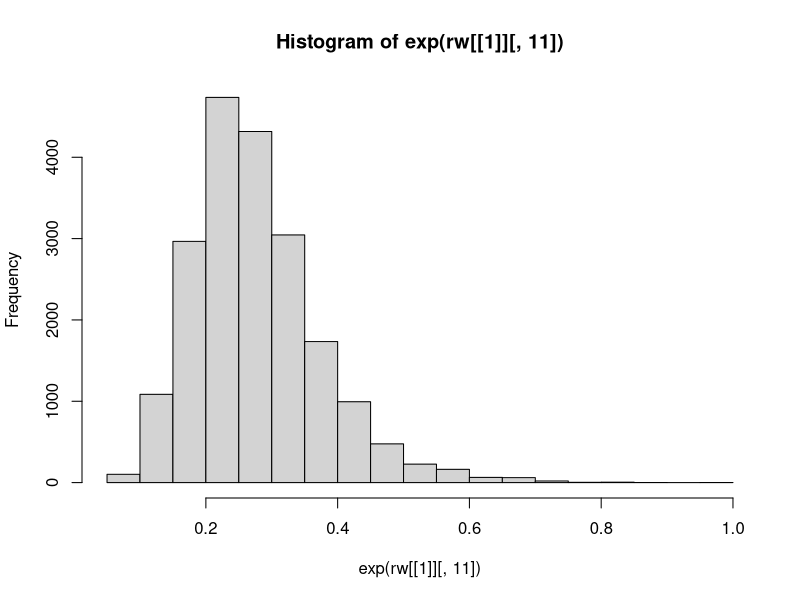
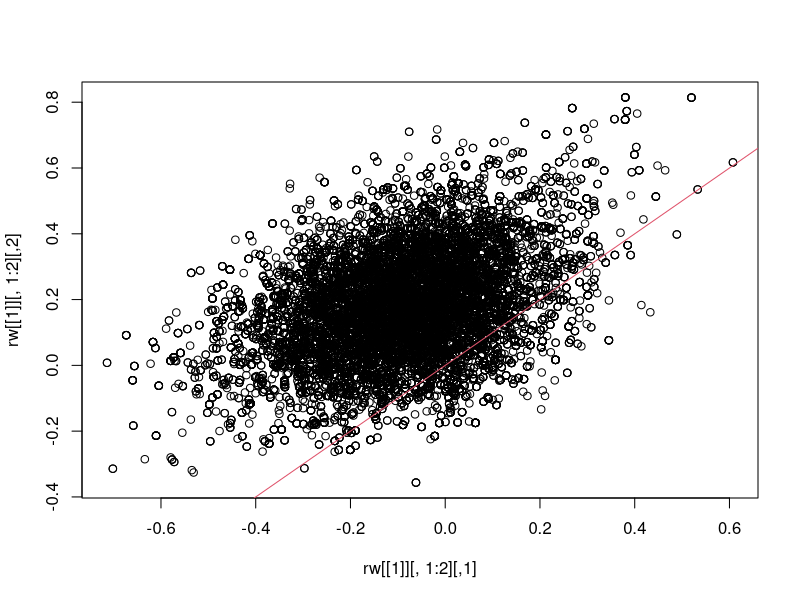
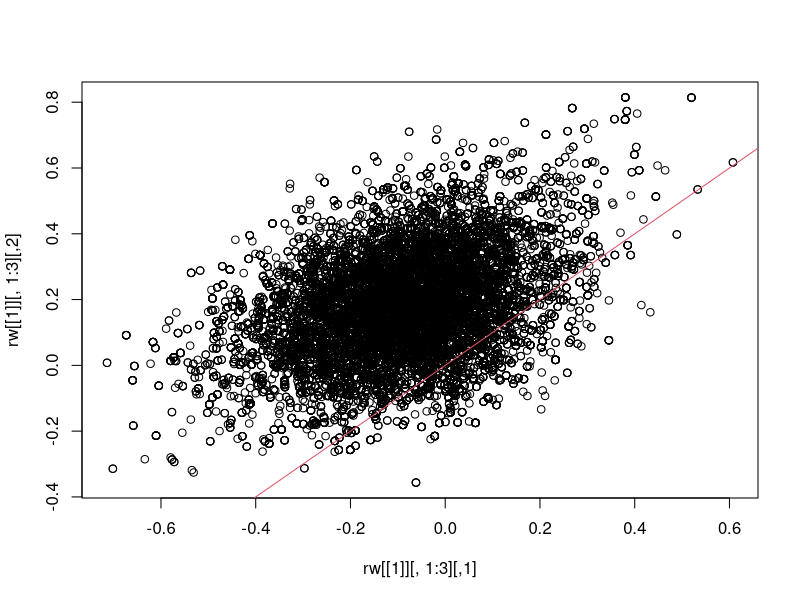
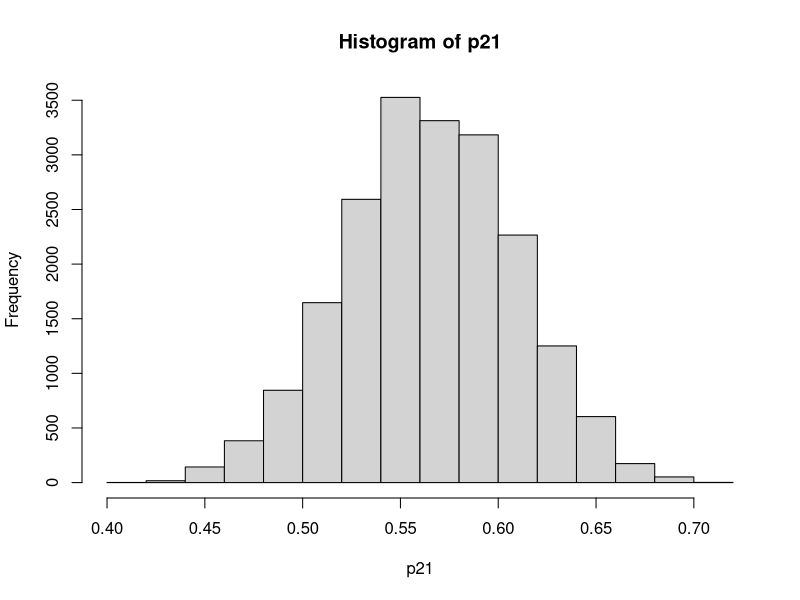

These charts were generated, in order, by the following R code:
library(LearnBayes)
bradley.terry.post
fit <- laplace(bradley.terry.post, c(rep(0, 10), -0.1), baseball.1964)

proposal <- list(var = fit$var, scale = 0.5)
rw <- rwmetrop(bradley.terry.post, proposal, start = fit$mode,20000, baseball.1964)
hist(exp(rw[[1]][, 11]))

plot(rw[[1]][, 1:2])
abline(0, 1, col = 2)
plot(rw[[1]][, 1:3])
abline(0, 1, col = 2)

p21 <- exp(rw[[1]][, 2] - rw[[1]][, 1] )/(1+exp(rw[[1]][, 2] - rw[[1]][, 1] ))
hist(p21)
mean(rbinom(20000, 10, p21))
